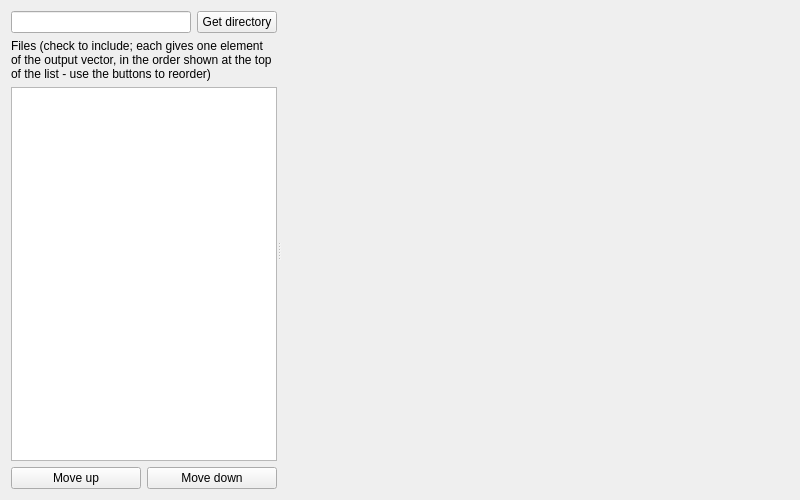
<?xml version="1.0" encoding="UTF-8"?>
<ui version="4.0">
 <class>Form</class>
 <widget class="QWidget" name="Form">
  <property name="geometry">
   <rect>
    <x>0</x>
    <y>0</y>
    <width>800</width>
    <height>500</height>
   </rect>
  </property>
  <property name="windowTitle">
   <string>Form</string>
  </property>
  <layout class="QHBoxLayout" name="horizontalLayout">
   <item>
    <widget class="QSplitter" name="splitter">
     <property name="orientation">
      <enum>Qt::Horizontal</enum>
     </property>
     <widget class="QWidget" name="filePanel" native="true">
      <layout class="QVBoxLayout" name="verticalLayout">
       <item>
        <layout class="QHBoxLayout" name="dirLayout">
         <item>
          <widget class="QLineEdit" name="dir"/>
         </item>
         <item>
          <widget class="QPushButton" name="getinitial">
           <property name="text">
            <string>Get directory</string>
           </property>
          </widget>
         </item>
        </layout>
       </item>
       <item>
        <widget class="QLabel" name="label">
         <property name="text">
          <string>Files (check to include; each gives one element of the output vector, in the order shown at the top of the list - use the buttons to reorder)</string>
         </property>
         <property name="wordWrap">
          <bool>true</bool>
         </property>
        </widget>
       </item>
       <item>
        <widget class="QListView" name="filelist"/>
       </item>
       <item>
        <layout class="QHBoxLayout" name="orderLayout">
         <item>
          <widget class="QPushButton" name="upButton">
           <property name="text">
            <string>Move up</string>
           </property>
          </widget>
         </item>
         <item>
          <widget class="QPushButton" name="downButton">
           <property name="text">
            <string>Move down</string>
           </property>
          </widget>
         </item>
        </layout>
       </item>
      </layout>
     </widget>
     <widget class="DataWidget" name="data" native="true">
      <property name="sizePolicy">
       <sizepolicy hsizetype="Preferred" vsizetype="Preferred">
        <horstretch>1</horstretch>
        <verstretch>0</verstretch>
       </sizepolicy>
      </property>
      <property name="minimumSize">
       <size>
        <width>100</width>
        <height>0</height>
       </size>
      </property>
     </widget>
    </widget>
   </item>
  </layout>
 </widget>
 <customwidgets>
  <customwidget>
   <class>DataWidget</class>
   <extends>QWidget</extends>
   <header>pcot.ui.datawidget</header>
   <container>1</container>
  </customwidget>
 </customwidgets>
 <resources/>
 <connections/>
</ui>
